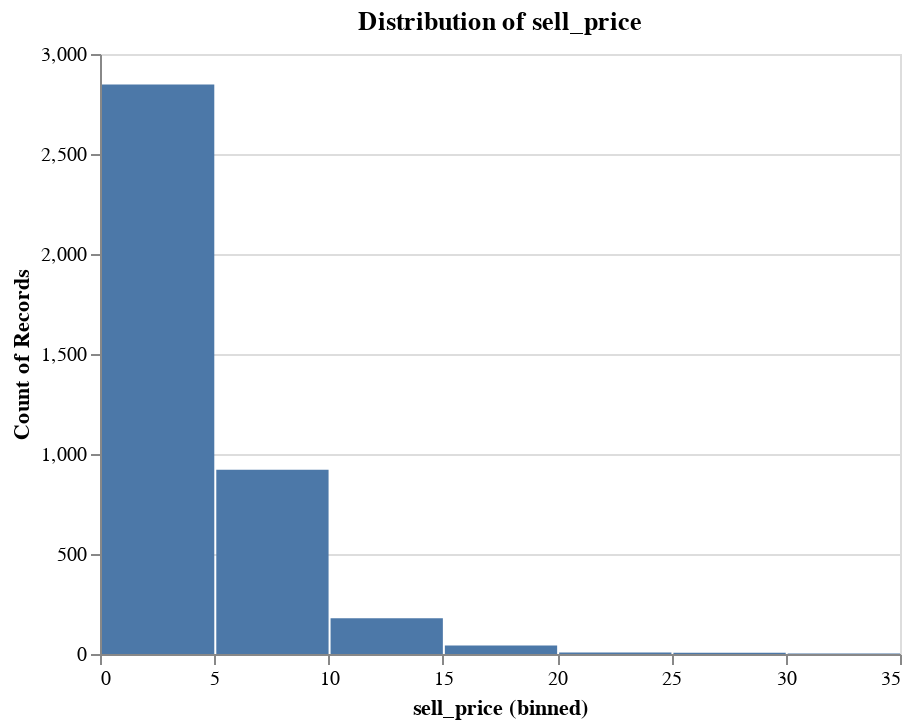

Notebook code for this chart:
### Code cell
# histogram call: select only the data you want, and sample it
hist = alt.Chart(
    sales_joined[['sell_price']].sample(5_000), title="Distribution of sell_price",
).mark_bar(tooltip=True).encode(
    alt.X("sell_price:Q", bin=True),
    y='count()',
)
hist

### Figure 1 — Vega-Lite specification as saved in the notebook (floating-point values rounded to 4 significant figures; data arrays with more than 128 entries replaced by an {"elided": "..."} marker saying what was removed)
{"config": {"view": {"continuousWidth": 400, "continuousHeight": 300}}, "data": {"name": "data-13f9f5262e86270ae97e8168a407cb4a"}, "mark": {"type": "bar", "tooltip": true}, "encoding": {"x": {"bin": true, "field": "sell_price", "type": "quantitative"}, "y": {"aggregate": "count", "type": "quantitative"}}, "title": "Distribution of sell_price", "$schema": "https://vega.github.io/schema/vega-lite/v4.17.0.json", "datasets": {"data-13f9f5262e86270ae97e8168a407cb4a": {"elided": "5000 records"}}}
